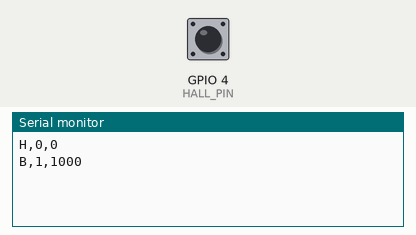
Simulated run of this sketch. Board: ESP32-C3. On the bench: the last lines printed to the serial monitor. Inputs (shaded band) come from the test bench; at power-on: GPIO 4 (HALL_PIN) HIGH.

Above: at 1.7 s.
1.8 s: GPIO 4 (HALL_PIN) pulled LOW for 0.15 s
At 1.96 s:
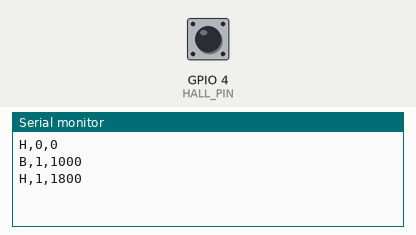
3.4 s: GPIO 4 (HALL_PIN) pulled LOW for 1 s
At 4.8 s:
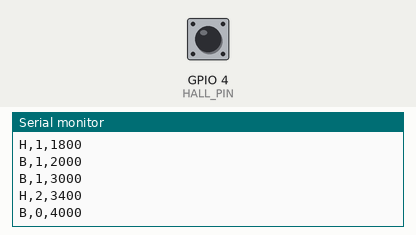
5.9 s: GPIO 4 (HALL_PIN) pulled LOW for 0.15 s
At 6.8 s:
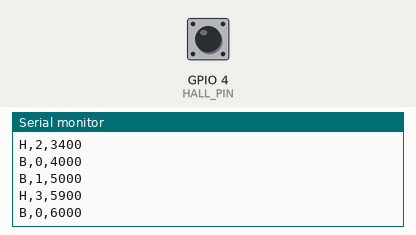

The sketch:

hall_sensor.ino
```cpp
/**
 * Hall sensor firmware for ESP32-C3 — rotating LiDAR zero-reference.
 *
 * The hall sensor module has a digital output (DO) with built-in
 * comparator and LED indicator.  DO goes LOW when the magnet is
 * detected.  Connected to GPIO 4.
 *
 * Polls digitalRead at 10 kHz.  On each falling edge (HIGH->LOW),
 * outputs:  H,<count>,<millis>
 *
 * A heartbeat line is printed every second:  B,<pin_state>,<millis>
 *
 * Compile with:  --fqbn esp32:esp32:esp32c3:CDCOnBoot=cdc
 */

#define HALL_PIN 4

// Minimum interval between triggers (ms) — debounce.
#define MIN_TRIGGER_INTERVAL_MS 200

// Heartbeat interval (ms)
#define HEARTBEAT_INTERVAL_MS 1000

static unsigned long trigger_count = 0;
static unsigned long last_trigger_ms = 0;
static unsigned long last_heartbeat_ms = 0;
static int last_pin = HIGH;

void setup() {
  Serial.begin(115200);
  pinMode(HALL_PIN, INPUT_PULLUP);
  delay(500);
  last_pin = digitalRead(HALL_PIN);
  Serial.println("H,0,0");
}

void loop() {
  int pin = digitalRead(HALL_PIN);
  unsigned long now = millis();

  // Detect falling edge (HIGH -> LOW = magnet arriving)
  if (pin == LOW && last_pin == HIGH) {
    if (now - last_trigger_ms >= MIN_TRIGGER_INTERVAL_MS) {
      trigger_count++;
      last_trigger_ms = now;
      Serial.print("H,");
      Serial.print(trigger_count);
      Serial.print(",");
      Serial.println(now);
    }
  }
  last_pin = pin;

  // Heartbeat
  if (now - last_heartbeat_ms >= HEARTBEAT_INTERVAL_MS) {
    last_heartbeat_ms = now;
    Serial.print("B,");
    Serial.print(pin);
    Serial.print(",");
    Serial.println(now);
  }

  delayMicroseconds(100);  // 10 kHz polling
}
```

Measured:
- after the input at 1.8 s, the serial monitor: prints a new line at once (image 1)
- after the input at 3.4 s, the serial monitor: prints a new line at once (image 2)
- after the input at 5.9 s, the serial monitor: prints a new line at once (image 3)
